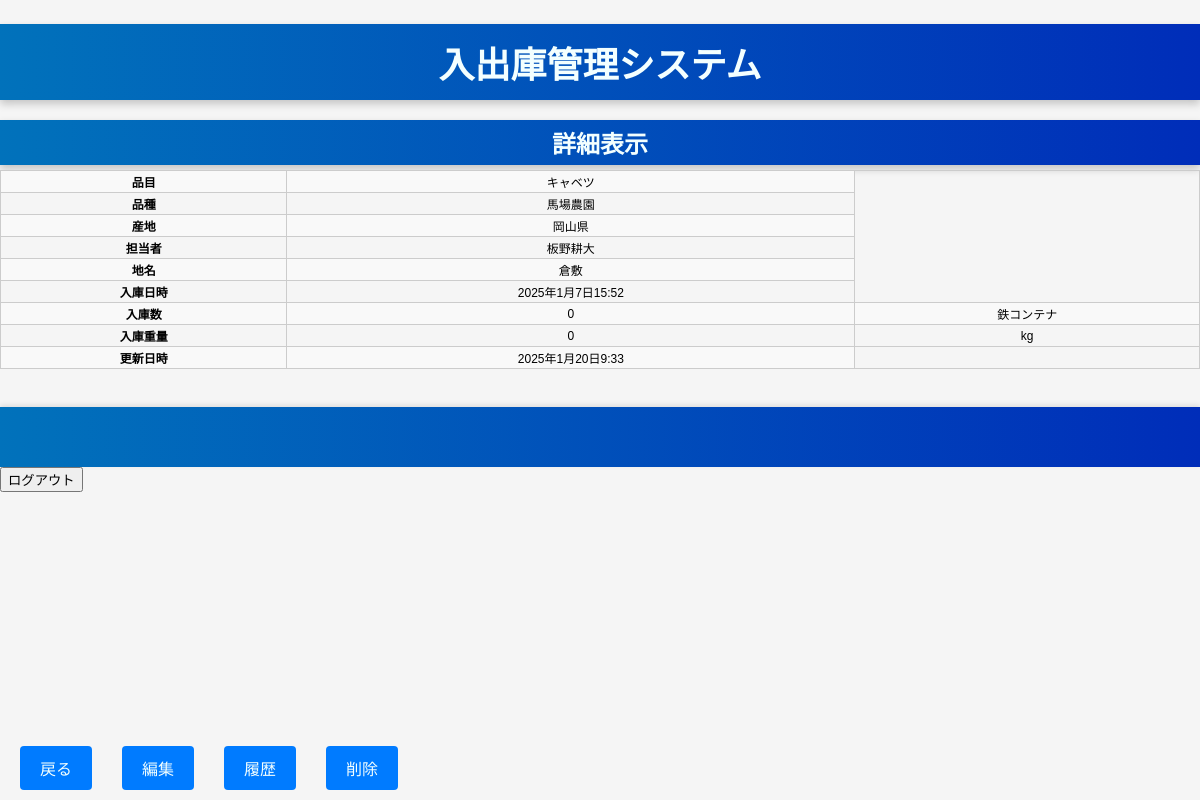
The page /diary/page/af4807c7-83b2-4017-8187-8c0a201021fb/ (signed in) on the database its author committed.
### diary/models.py (models this page shows, shortened)
class Page(models.Model):
    id = models.UUIDField(primary_key=True, default=uuid.uuid4,
                          editable=False, verbose_name="ID")
    code_item = models.ForeignKey(
        ItemMst, on_delete=models.PROTECT, to_field='code', blank=False, null=False, verbose_name="品目",
    )
    code_item_brand = models.ForeignKey(
        BrandMst, on_delete=models.PROTECT, to_field='code', blank=False, null=False, verbose_name="品種",
        default=0
    )
    code_area = models.ForeignKey(
        AreaMst, on_delete=models.PROTECT, to_field='code', blank=False, null=False, verbose_name="産地",
    )
    code_put_human = models.ForeignKey(
        HumanMst, on_delete=models.PROTECT, to_field='code', blank=False, null=False, verbose_name="担当者",
    )
    area_detail = models.CharField(
        blank=True, null=False, max_length=20, verbose_name="地名")
    put_date = models.DateTimeField(
        blank=False, null=False, default=datetime.now, verbose_name="入庫日時")
    put_qty = models.IntegerField(blank=False, null=False, verbose_name="入庫数")
    put_qty_unit = models.ForeignKey(
        QtyUnitMst, on_delete=models.PROTECT, to_field='code', blank=False, null=False, verbose_name="数量単位"
    )
    put_wt = models.IntegerField(blank=False, null=False, verbose_name="入庫重量")
    put_wt_unit = models.ForeignKey(
        WtUnitMst, on_delete=models.PROTECT, to_field='code', blank=False, null=False, verbose_name="重量単位"
    )
    picture = models.ImageField(
        upload_to="diary/picture/", blank=True, null=True, verbose_name="画像")
    created_at = models.DateTimeField(auto_now_add=True, verbose_name="作成日時")
    updated_at = models.DateTimeField(auto_now=True, verbose_name="更新日時")
    history = HistoricalRecords()

class ItemMst(models.Model):
    code = models.IntegerField(
        blank=False, null=False, unique=True, verbose_name="品目コード")
    name = models.CharField(blank=False, null=False,
                            max_length=50, verbose_name="品目名称")
    def __str__(self):
        return self.name

class BrandMst(models.Model):
    code = models.IntegerField(
        blank=False, null=False, unique=True, verbose_name="品種コード")
    name = models.CharField(blank=False, null=False,
                            max_length=50, verbose_name="品種名称")
    item = models.ForeignKey(
        ItemMst, on_delete=models.PROTECT, to_field='code', verbose_name="品目コード"
    )
    def __str__(self):
        return self.name

class AreaMst(models.Model):
    code = models.IntegerField(
        blank=False, null=False, unique=True, verbose_name="産地コード")
    name = models.CharField(blank=False, null=False,
                            max_length=20, verbose_name="産地名称")
    def __str__(self):
        return self.name

class HumanMst(models.Model):
    code = models.IntegerField(
        blank=False, null=False, unique=True, verbose_name="担当者コード")
    name = models.CharField(blank=False, null=False,
                            max_length=20, verbose_name="担当者名称")
    def __str__(self):
        return self.name

class QtyUnitMst(models.Model):
    code = models.IntegerField(
        blank=False, null=False, unique=True, verbose_name="数量単位コード")
    name = models.CharField(blank=False, null=False,
                            max_length=10, verbose_name="数量単位名称")
    def __str__(self):
        return self.name

class WtUnitMst(models.Model):
    code = models.IntegerField(
        blank=False, null=False, unique=True, verbose_name="重量単位コード")
    name = models.CharField(blank=False, null=False,
                            max_length=10, verbose_name="重量単位名称")
    def __str__(self):
        return self.name

### diary/views.py (the view)
class PageDetailView(LoginRequiredMixin, View):
    def get(self, request, id):
        page = get_object_or_404(Page, id=id)
        return render(request, "diary/page_detail.html", {"page": page})

### diary/templates/diary/page_detail.html (shortened to what this page needs)
{% extends "base/diary_base.html" %}
{% block body %}
<h2>詳細表示</h2>
<table>
  <tr>
    <th>品目</th>
    <td>{{ page.code_item }}</td>
  </tr>
  <tr>
    <th>品種</th>
    <td>{{ page.code_item_brand }}</td>
  </tr>
  <tr>
    <th>産地</th>
    <td>{{ page.code_area }}</td>
  </tr>
  <tr>
    <th>担当者</th>
    <td>{{ page.code_put_human }}</td>
  </tr>
  <tr>
    <th>地名</th>
    <td>{{ page.area_detail }}</td>
  </tr>
  <tr>
    <th>入庫日時</th>
    <td>{{ page.put_date }}</td>
  </tr>
  <tr>
    <th>入庫数</th>
    <td>{{ page.put_qty }}</td>
    <td>{{ page.put_qty_unit }}</td>
  </tr>
  <tr>
    <th>入庫重量</th>
    <td>{{ page.put_wt }}</td>
    <td>{{ page.put_wt_unit }}</td>
  </tr>
  <tr>
    <th>更新日時</th>
    <td>{{ page.updated_at }}</td>
  </tr>
</table>
<br>
<div class="bottom-fix">
  <a href="{% url 'diary:page_list' %}" class="white">戻る</a>
  <a href="{% url 'diary:page_update' page.id %}" class="white">編集</a>
  <a href="{% url 'diary:page_history' page.id %}" class="white">履歴</a>
  <a href="{% url 'diary:page_delete' page.id %}" class="white">削除</a>
</div>
{% endblock %}

### diary/static/css/style.css (style rules this page uses)
:root { --main-color: #0172BB; --sub-color: #2EDFF1; --main-bg-color: #f5f5f5; --main-bg-color-hover: #e1e1e1; --main-text-color: #f5f5f5; --main-text-color-hover: #000000; }
a { text-decoration: none; transition: background-color 0.3s ease, transform 0.3s ease; }
table { width: 100%; border-collapse: collapse; border-spacing: 0; border: 1px solid #ccc; }
table th, table td { border: 1px solid #ccc; padding: 2px 5px; text-align: center; font-size: 12px; }
table tr:nth-child(odd) { background-color: #f9f9f9; }
h2 { font-family: 'Arial', sans-serif; font-size: 24px; color: #F3FFFF; text-align: center; background: linear-gradient(90deg, #0172BB, #002DB9); padding: 5px 10px; box-shadow: 0 4px 8px rgba(0, 0, 0, 0.2); margin-bottom: 5px; }
body { font-family: Arial, sans-serif; background-color: #f5f5f5; margin: 0; padding: 0; }
.bottom-fix { position: fixed; bottom: 0; width: 100%; display: flex; justify-content: flex-start; gap: 30px; background-color: rgba(255, 255, 255, 0); padding: 10px 0; padding-left: 20px; z-index: 1000; }
.bottom-fix a { text-decoration: none; padding: 10px 20px; border-radius: 4px; color: #F3FFFF; background: #007bff; transition: background-color 0.3s ease; }

### rows shown on the page
Page: code_item "キャベツ", code_item_brand "馬場農園", code_area "岡山県", code_put_human "板野耕大", area_detail "倉敷", put_date "2025年1月7日15:52", put_qty "0", put_qty_unit "鉄コンテナ", put_wt "0", put_wt_unit "kg", updated_at "2025年1月20日9:33"
